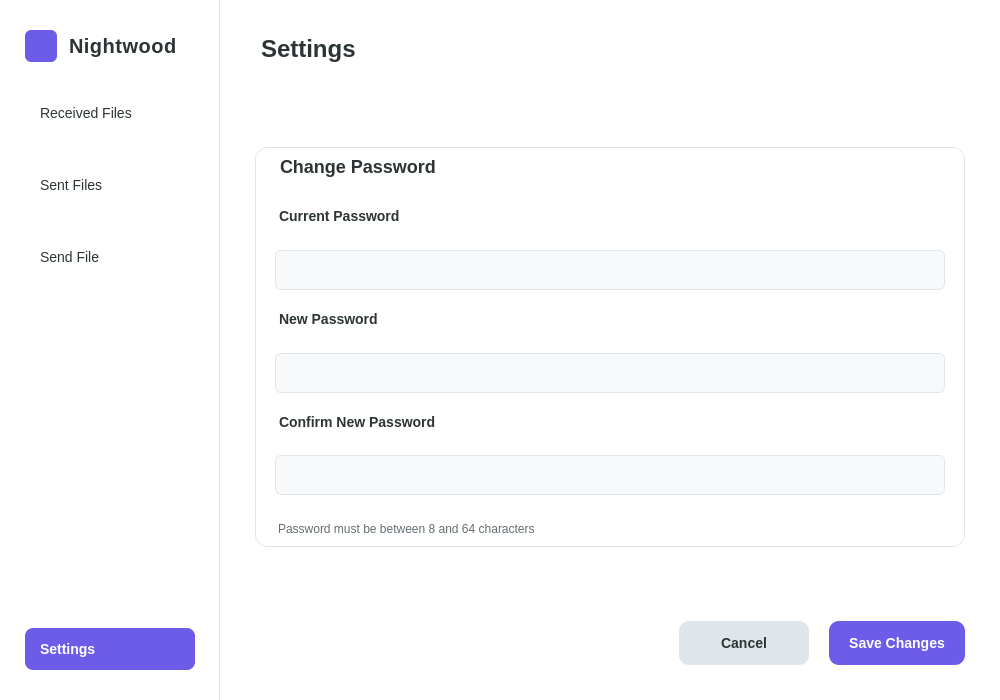
<?xml version="1.0" encoding="UTF-8"?>
<ui version="4.0">
 <class>Settings</class>
 <widget class="QWidget" name="Settings">
  <property name="geometry">
   <rect>
    <x>0</x>
    <y>0</y>
    <width>1000</width>
    <height>700</height>
   </rect>
  </property>
  <property name="minimumSize">
   <size>
    <width>1000</width>
    <height>700</height>
   </size>
  </property>
  <property name="windowTitle">
   <string>Nightwood - Settings</string>
  </property>
  <property name="styleSheet">
   <string notr="true">background-color: white;</string>
  </property>
  <layout class="QHBoxLayout" name="mainLayout">
   <property name="spacing">
    <number>0</number>
   </property>
   <property name="leftMargin">
    <number>0</number>
   </property>
   <property name="topMargin">
    <number>0</number>
   </property>
   <property name="rightMargin">
    <number>0</number>
   </property>
   <property name="bottomMargin">
    <number>0</number>
   </property>
   <item>
    <widget class="QWidget" name="navBar" native="true">
     <property name="minimumSize">
      <size>
       <width>220</width>
       <height>0</height>
      </size>
     </property>
     <property name="maximumSize">
      <size>
       <width>220</width>
       <height>16777215</height>
      </size>
     </property>
     <property name="styleSheet">
      <string notr="true">QWidget#navBar {
  background-color: white;
  border-right: 1px solid #dfe6e9;
}</string>
     </property>
     <layout class="QVBoxLayout" name="navBarLayout">
      <property name="spacing">
       <number>30</number>
      </property>
      <property name="leftMargin">
       <number>25</number>
      </property>
      <property name="topMargin">
       <number>30</number>
      </property>
      <property name="rightMargin">
       <number>25</number>
      </property>
      <property name="bottomMargin">
       <number>30</number>
      </property>
      <item>
       <layout class="QHBoxLayout" name="logoLayout">
        <property name="spacing">
         <number>12</number>
        </property>
        <item>
         <widget class="QLabel" name="logoLabel">
          <property name="minimumSize">
           <size>
            <width>32</width>
            <height>32</height>
           </size>
          </property>
          <property name="maximumSize">
           <size>
            <width>32</width>
            <height>32</height>
           </size>
          </property>
          <property name="styleSheet">
           <string notr="true">background-color: #6c5ce7;
border-radius: 6px;</string>
          </property>
          <property name="text">
           <string/>
          </property>
         </widget>
        </item>
        <item>
         <widget class="QLabel" name="logoTextLabel">
          <property name="styleSheet">
           <string notr="true">font-size: 20px; font-weight: bold; color: #2d3436; letter-spacing: 0.5px;</string>
          </property>
          <property name="text">
           <string>Nightwood</string>
          </property>
         </widget>
        </item>
       </layout>
      </item>
      <item>
       <widget class="QPushButton" name="receivedButton">
        <property name="minimumSize">
         <size>
          <width>0</width>
          <height>42</height>
         </size>
        </property>
        <property name="styleSheet">
         <string notr="true">QPushButton {
  font-size: 14px;
  color: #2d3436;
  background-color: transparent;
  border-radius: 8px;
  text-align: left;
  padding-left: 15px;
}
QPushButton:hover {
  background-color: #f1f2f6;
}
QPushButton:pressed {
  background-color: #dfe6e9;
}</string>
        </property>
        <property name="text">
         <string>Received Files</string>
        </property>
       </widget>
      </item>
      <item>
       <widget class="QPushButton" name="sentButton">
        <property name="minimumSize">
         <size>
          <width>0</width>
          <height>42</height>
         </size>
        </property>
        <property name="styleSheet">
         <string notr="true">QPushButton {
  font-size: 14px;
  color: #2d3436;
  background-color: transparent;
  border-radius: 8px;
  text-align: left;
  padding-left: 15px;
}
QPushButton:hover {
  background-color: #f1f2f6;
}
QPushButton:pressed {
  background-color: #dfe6e9;
}</string>
        </property>
        <property name="text">
         <string>Sent Files</string>
        </property>
       </widget>
      </item>
      <item>
       <widget class="QPushButton" name="sendFileButton">
        <property name="minimumSize">
         <size>
          <width>0</width>
          <height>42</height>
         </size>
        </property>
        <property name="styleSheet">
         <string notr="true">QPushButton {
  font-size: 14px;
  color: #2d3436;
  background-color: transparent;
  border-radius: 8px;
  text-align: left;
  padding-left: 15px;
}
QPushButton:hover {
  background-color: #f1f2f6;
}
QPushButton:pressed {
  background-color: #dfe6e9;
}</string>
        </property>
        <property name="text">
         <string>Send File</string>
        </property>
       </widget>
      </item>
      <item>
       <spacer name="verticalSpacer">
        <property name="orientation">
         <enum>Qt::Vertical</enum>
        </property>
        <property name="sizeHint" stdset="0">
         <size>
          <width>20</width>
          <height>40</height>
         </size>
        </property>
       </spacer>
      </item>
      <item>
       <widget class="QPushButton" name="settingsButton">
        <property name="minimumSize">
         <size>
          <width>0</width>
          <height>42</height>
         </size>
        </property>
        <property name="styleSheet">
         <string notr="true">QPushButton {
  font-size: 14px;
  font-weight: 500;
  color: white;
  background-color: #6c5ce7;
  border-radius: 8px;
  text-align: left;
  padding-left: 15px;
}
QPushButton:hover {
  background-color: #5049c9;
}
QPushButton:pressed {
  background-color: #4040b0;
}</string>
        </property>
        <property name="text">
         <string>Settings</string>
        </property>
       </widget>
      </item>
     </layout>
    </widget>
   </item>
   <item>
    <layout class="QVBoxLayout" name="contentLayout">
     <property name="spacing">
      <number>20</number>
     </property>
     <property name="leftMargin">
      <number>35</number>
     </property>
     <property name="topMargin">
      <number>35</number>
     </property>
     <property name="rightMargin">
      <number>35</number>
     </property>
     <property name="bottomMargin">
      <number>35</number>
     </property>
     
     <!-- Title Section -->
     <item>
      <widget class="QLabel" name="pageTitle">
       <property name="styleSheet">
        <string notr="true">font-size: 24px; font-weight: bold; color: #2d3436; margin-bottom: 10px;</string>
       </property>
       <property name="text">
        <string>Settings</string>
       </property>
      </widget>
     </item>

     <!-- Add a spacer to push content up -->
     <item>
      <spacer name="topSpacer">
       <property name="orientation">
        <enum>Qt::Vertical</enum>
       </property>
       <property name="sizeHint" stdset="0">
        <size>
         <width>20</width>
         <height>20</height>
        </size>
       </property>
      </spacer>
     </item>

     <!-- Password Section -->
     <item>
      <widget class="QWidget" name="passwordWidget" native="true">
       <property name="minimumSize">
        <size>
         <width>0</width>
         <height>400</height>
        </size>
       </property>
       <property name="styleSheet">
        <string notr="true">QWidget#passwordWidget {
  background-color: white;
  border: 1px solid #dfe6e9;
  border-radius: 12px;
  padding: 30px;
}</string>
       </property>
       <layout class="QVBoxLayout" name="passwordLayout">
        <property name="spacing">
         <number>20</number>
        </property>
        <property name="leftMargin">
         <number>20</number>
        </property>
        <property name="rightMargin">
         <number>20</number>
        </property>
        
        <!-- Section Title -->
        <item>
         <widget class="QLabel" name="passwordSectionTitle">
          <property name="styleSheet">
           <string notr="true">font-size: 18px; font-weight: bold; color: #2d3436; margin-bottom: 10px;</string>
          </property>
          <property name="text">
           <string>Change Password</string>
          </property>
         </widget>
        </item>

        <!-- Current Password -->
        <item>
         <widget class="QLabel" name="currentPasswordLabel">
          <property name="styleSheet">
           <string notr="true">font-size: 14px; color: #2d3436; font-weight: 500; margin-bottom: 5px;</string>
          </property>
          <property name="text">
           <string>Current Password</string>
          </property>
         </widget>
        </item>
        <item>
         <widget class="QLineEdit" name="currentPassword">
          <property name="minimumSize">
           <size>
            <width>0</width>
            <height>40</height>
           </size>
          </property>
          <property name="echoMode">
           <enum>QLineEdit::Password</enum>
          </property>
          <property name="styleSheet">
           <string notr="true">QLineEdit {
  padding: 8px 12px;
  border: 1px solid #dfe6e9;
  border-radius: 6px;
  background-color: #f8f9fa;
  color: #2d3436;
  font-size: 14px;
}
QLineEdit:focus {
  border: 1px solid #6c5ce7;
  background-color: white;
}</string>
          </property>
         </widget>
        </item>

        <!-- New Password -->
        <item>
         <widget class="QLabel" name="newPasswordLabel">
          <property name="styleSheet">
           <string notr="true">font-size: 14px; color: #2d3436; font-weight: 500; margin-bottom: 5px;</string>
          </property>
          <property name="text">
           <string>New Password</string>
          </property>
         </widget>
        </item>
        <item>
         <widget class="QLineEdit" name="newPassword">
          <property name="minimumSize">
           <size>
            <width>0</width>
            <height>40</height>
           </size>
          </property>
          <property name="echoMode">
           <enum>QLineEdit::Password</enum>
          </property>
          <property name="styleSheet">
           <string notr="true">QLineEdit {
  padding: 8px 12px;
  border: 1px solid #dfe6e9;
  border-radius: 6px;
  background-color: #f8f9fa;
  color: #2d3436;
  font-size: 14px;
}
QLineEdit:focus {
  border: 1px solid #6c5ce7;
  background-color: white;
}</string>
          </property>
         </widget>
        </item>

        <!-- Confirm Password -->
        <item>
         <widget class="QLabel" name="confirmPasswordLabel">
          <property name="styleSheet">
           <string notr="true">font-size: 14px; color: #2d3436; font-weight: 500; margin-bottom: 5px;</string>
          </property>
          <property name="text">
           <string>Confirm New Password</string>
          </property>
         </widget>
        </item>
        <item>
         <widget class="QLineEdit" name="confirmPassword">
          <property name="minimumSize">
           <size>
            <width>0</width>
            <height>40</height>
           </size>
          </property>
          <property name="echoMode">
           <enum>QLineEdit::Password</enum>
          </property>
          <property name="styleSheet">
           <string notr="true">QLineEdit {
  padding: 8px 12px;
  border: 1px solid #dfe6e9;
  border-radius: 6px;
  background-color: #f8f9fa;
  color: #2d3436;
  font-size: 14px;
}
QLineEdit:focus {
  border: 1px solid #6c5ce7;
  background-color: white;
}</string>
          </property>
         </widget>
        </item>

        <!-- Password Requirements Note -->
        <item>
         <widget class="QLabel" name="passwordRequirements">
          <property name="styleSheet">
           <string notr="true">font-size: 12px; color: #636e72; margin-top: 5px;</string>
          </property>
          <property name="text">
           <string>Password must be between 8 and 64 characters</string>
          </property>
         </widget>
        </item>
       </layout>
      </widget>
     </item>

     <!-- Bottom Spacer -->
     <item>
      <spacer name="bottomSpacer">
       <property name="orientation">
        <enum>Qt::Vertical</enum>
       </property>
       <property name="sizeHint" stdset="0">
        <size>
         <width>20</width>
         <height>40</height>
        </size>
       </property>
      </spacer>
     </item>

     <!-- Buttons -->
     <item>
      <layout class="QHBoxLayout" name="buttonLayout">
       <item>
        <spacer name="horizontalSpacer">
         <property name="orientation">
          <enum>Qt::Horizontal</enum>
         </property>
         <property name="sizeHint" stdset="0">
          <size>
           <width>40</width>
           <height>20</height>
          </size>
         </property>
        </spacer>
       </item>
       <item>
        <widget class="QPushButton" name="cancelButton">
         <property name="minimumSize">
          <size>
           <width>130</width>
           <height>44</height>
          </size>
         </property>
         <property name="styleSheet">
          <string notr="true">QPushButton {
  font-size: 14px;
  font-weight: bold;
  color: #2d3436;
  background-color: #dfe6e9;
  border-radius: 10px;
  padding: 0 20px;
}
QPushButton:hover {
  background-color: #b2bec3;
}
QPushButton:pressed {
  background-color: #a4b0be;
}</string>
         </property>
         <property name="text">
          <string>Cancel</string>
         </property>
        </widget>
       </item>
       <item>
        <widget class="QPushButton" name="saveButton">
         <property name="minimumSize">
          <size>
           <width>130</width>
           <height>44</height>
          </size>
         </property>
         <property name="styleSheet">
          <string notr="true">QPushButton {
  font-size: 14px;
  font-weight: bold;
  color: white;
  background-color: #6c5ce7;
  border-radius: 10px;
  padding: 0 20px;
}
QPushButton:hover {
  background-color: #5049c9;
}
QPushButton:pressed {
  background-color: #4040b0;
}</string>
         </property>
         <property name="text">
          <string>Save Changes</string>
         </property>
        </widget>
       </item>
      </layout>
     </item>
    </layout>
   </item>
  </layout>
 </widget>
</ui>
